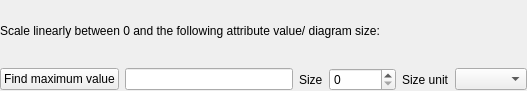
<?xml version="1.0" encoding="UTF-8"?>
<ui version="4.0">
 <class>QgsLinearlyScalingDialogBase</class>
 <widget class="QWidget" name="QgsLinearlyScalingDialogBase">
  <property name="geometry">
   <rect>
    <x>0</x>
    <y>0</y>
    <width>527</width>
    <height>91</height>
   </rect>
  </property>
  <property name="windowTitle">
   <string>Form</string>
  </property>
  <layout class="QGridLayout">
   <property name="margin">
    <number>0</number>
   </property>
   <item row="0" column="0">
    <widget class="QLabel" name="mTitleLabel">
     <property name="text">
      <string>Scale linearly between 0 and the following attribute value/ diagram size:</string>
     </property>
     <property name="wordWrap">
      <bool>true</bool>
     </property>
    </widget>
   </item>
   <item row="1" column="0">
    <layout class="QHBoxLayout">
     <item>
      <widget class="QPushButton" name="mFindMaximumValueButton">
       <property name="text">
        <string>Find maximum value</string>
       </property>
      </widget>
     </item>
     <item>
      <widget class="QLineEdit" name="mValueLineEdit"/>
     </item>
     <item>
      <widget class="QLabel" name="mSizeLabel">
       <property name="text">
        <string>Size</string>
       </property>
      </widget>
     </item>
     <item>
      <widget class="QSpinBox" name="mSizeSpinBox">
       <property name="maximum">
        <number>10000000</number>
       </property>
      </widget>
     </item>
     <item>
      <widget class="QLabel" name="mSizeUnitLabel">
       <property name="text">
        <string>Size unit</string>
       </property>
      </widget>
     </item>
     <item>
      <widget class="QComboBox" name="mSizeUnitComboBox"/>
     </item>
    </layout>
   </item>
  </layout>
 </widget>
 <resources/>
 <connections/>
</ui>
